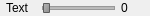
<?xml version="1.0" encoding="UTF-8"?>
<ui version="4.0">
 <class>QSliderLineEditor</class>
 <widget class="QWidget" name="QSliderLineEditor">
  <property name="geometry">
   <rect>
    <x>0</x>
    <y>0</y>
    <width>150</width>
    <height>16</height>
   </rect>
  </property>
  <property name="sizePolicy">
   <sizepolicy hsizetype="Minimum" vsizetype="Minimum">
    <horstretch>0</horstretch>
    <verstretch>0</verstretch>
   </sizepolicy>
  </property>
  <property name="minimumSize">
   <size>
    <width>150</width>
    <height>0</height>
   </size>
  </property>
  <property name="maximumSize">
   <size>
    <width>150</width>
    <height>123465</height>
   </size>
  </property>
  <property name="windowTitle">
   <string>Form</string>
  </property>
  <layout class="QHBoxLayout" name="horizontalLayout">
   <property name="spacing">
    <number>0</number>
   </property>
   <property name="leftMargin">
    <number>0</number>
   </property>
   <property name="topMargin">
    <number>0</number>
   </property>
   <property name="rightMargin">
    <number>0</number>
   </property>
   <property name="bottomMargin">
    <number>0</number>
   </property>
   <item>
    <widget class="QLabel" name="name_text">
     <property name="minimumSize">
      <size>
       <width>30</width>
       <height>0</height>
      </size>
     </property>
     <property name="maximumSize">
      <size>
       <width>30</width>
       <height>16777215</height>
      </size>
     </property>
     <property name="text">
      <string>Text</string>
     </property>
    </widget>
   </item>
   <item>
    <widget class="QSlider" name="name_slider">
     <property name="minimumSize">
      <size>
       <width>73</width>
       <height>0</height>
      </size>
     </property>
     <property name="maximumSize">
      <size>
       <width>60</width>
       <height>16777215</height>
      </size>
     </property>
     <property name="styleSheet">
      <string notr="true">
QSlider
{
height:10px;}


 QSlider::groove:horizontal {
     border: 1px solid #999999;
     height: 2px; /* the groove expands to the size of the slider by default. by giving it a height, it has a fixed size */
     background: qlineargradient(x1:0, y1:0, x2:0, y2:1, stop:0 #B1B1B1, stop:1 #c4c4c4);
     margin: 2px 0;
 }

 QSlider::handle:horizontal {
     background: qlineargradient(x1:0, y1:0, x2:1, y2:1, stop:0 #b4b4b4, stop:1 #8f8f8f);
     border: 1px solid #5c5c5c;
     width: 5px;
     margin: -4px 0; /* handle is placed by default on the contents rect of the groove. Expand outside the groove */
     border-radius: 1px;
 }
</string>
     </property>
     <property name="orientation">
      <enum>Qt::Horizontal</enum>
     </property>
    </widget>
   </item>
   <item>
    <widget class="QLabel" name="name_val">
     <property name="minimumSize">
      <size>
       <width>20</width>
       <height>0</height>
      </size>
     </property>
     <property name="maximumSize">
      <size>
       <width>20</width>
       <height>16777215</height>
      </size>
     </property>
     <property name="text">
      <string>0</string>
     </property>
     <property name="alignment">
      <set>Qt::AlignLeading|Qt::AlignLeft|Qt::AlignVCenter</set>
     </property>
    </widget>
   </item>
  </layout>
 </widget>
 <resources/>
 <connections/>
</ui>
